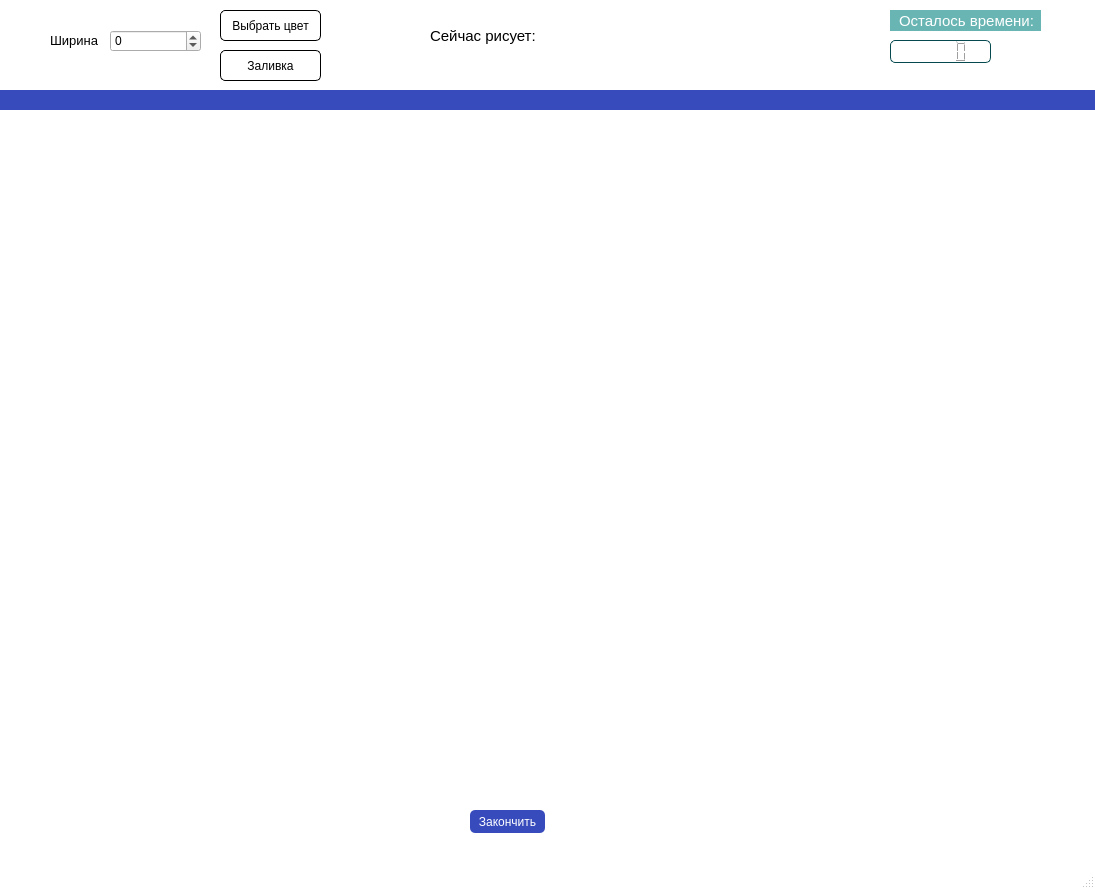
<?xml version="1.0" encoding="UTF-8"?>
<ui version="4.0">
 <class>MainWindow</class>
 <widget class="QMainWindow" name="MainWindow">
  <property name="geometry">
   <rect>
    <x>0</x>
    <y>0</y>
    <width>1095</width>
    <height>889</height>
   </rect>
  </property>
  <property name="windowTitle">
   <string>Best Painter - Paint</string>
  </property>
  <property name="styleSheet">
   <string notr="true">.QMainWindow {
	background-color: white;
}</string>
  </property>
  <widget class="QWidget" name="centralwidget">
   <widget class="QSpinBox" name="width_sb">
    <property name="geometry">
     <rect>
      <x>110</x>
      <y>30</y>
      <width>91</width>
      <height>22</height>
     </rect>
    </property>
    <property name="styleSheet">
     <string notr="true">.QSpinBoxt {
	border: none;

}</string>
    </property>
    <property name="wrapping">
     <bool>true</bool>
    </property>
    <property name="accelerated">
     <bool>true</bool>
    </property>
   </widget>
   <widget class="QLabel" name="label_2">
    <property name="geometry">
     <rect>
      <x>50</x>
      <y>30</y>
      <width>51</width>
      <height>21</height>
     </rect>
    </property>
    <property name="styleSheet">
     <string notr="true">.QLabel {
	font-size: 13px;
}</string>
    </property>
    <property name="text">
     <string>Ширина</string>
    </property>
   </widget>
   <widget class="QPushButton" name="set_color_btn">
    <property name="geometry">
     <rect>
      <x>220</x>
      <y>10</y>
      <width>101</width>
      <height>31</height>
     </rect>
    </property>
    <property name="styleSheet">
     <string notr="true">.QPushButton {
	border:1px solid black;
	border-radius: 5px;
	background-color: white;
}

.QPushButton:hover {
		background-color: #1fa4a6;
}</string>
    </property>
    <property name="text">
     <string>Выбрать цвет</string>
    </property>
   </widget>
   <widget class="QLabel" name="label_5">
    <property name="geometry">
     <rect>
      <x>430</x>
      <y>20</y>
      <width>241</width>
      <height>31</height>
     </rect>
    </property>
    <property name="font">
     <font>
      <pointsize>11</pointsize>
     </font>
    </property>
    <property name="text">
     <string>Сейчас рисует:</string>
    </property>
   </widget>
   <widget class="QLabel" name="label_4">
    <property name="geometry">
     <rect>
      <x>890</x>
      <y>10</y>
      <width>151</width>
      <height>21</height>
     </rect>
    </property>
    <property name="font">
     <font>
      <pointsize>-1</pointsize>
     </font>
    </property>
    <property name="styleSheet">
     <string notr="true">.QLabel {
	background-color: #69b5b3;
	color: white;
	font-size: 15px;
	padding-left: 5px;
}</string>
    </property>
    <property name="text">
     <string>Осталось времени:</string>
    </property>
   </widget>
   <widget class="QLCDNumber" name="time_lcn">
    <property name="geometry">
     <rect>
      <x>890</x>
      <y>40</y>
      <width>101</width>
      <height>23</height>
     </rect>
    </property>
    <property name="styleSheet">
     <string notr="true">.QLCDNumber {
	border: 1px solid #06494f;
	border-radius: 5px;

}</string>
    </property>
   </widget>
   <widget class="QPushButton" name="ok_btn">
    <property name="geometry">
     <rect>
      <x>470</x>
      <y>810</y>
      <width>75</width>
      <height>23</height>
     </rect>
    </property>
    <property name="styleSheet">
     <string notr="true">.QPushButton {
	color: white;
	background-color: #374bbd;

border: none;
border-radius: 5px;
}</string>
    </property>
    <property name="text">
     <string>Закончить</string>
    </property>
   </widget>
   <widget class="QPushButton" name="fill_btn">
    <property name="geometry">
     <rect>
      <x>220</x>
      <y>50</y>
      <width>101</width>
      <height>31</height>
     </rect>
    </property>
    <property name="styleSheet">
     <string notr="true">.QPushButton {
	border:1px solid black;
	border-radius: 5px;
	background-color: white;
}
.QPushButton:hover {
		background-color: #1fa4a6;
}</string>
    </property>
    <property name="text">
     <string>Заливка</string>
    </property>
   </widget>
   <widget class="QLabel" name="ww">
    <property name="geometry">
     <rect>
      <x>0</x>
      <y>90</y>
      <width>1101</width>
      <height>20</height>
     </rect>
    </property>
    <property name="font">
     <font>
      <pointsize>12</pointsize>
     </font>
    </property>
    <property name="styleSheet">
     <string notr="true">.QLabel {
	background-color: #374bbd;
	height: 20px;
}</string>
    </property>
    <property name="text">
     <string/>
    </property>
   </widget>
   <widget class="QLabel" name="word_lbl">
    <property name="geometry">
     <rect>
      <x>450</x>
      <y>160</y>
      <width>191</width>
      <height>21</height>
     </rect>
    </property>
    <property name="font">
     <font>
      <pointsize>17</pointsize>
     </font>
    </property>
    <property name="styleSheet">
     <string notr="true"/>
    </property>
    <property name="text">
     <string/>
    </property>
   </widget>
   <widget class="QLabel" name="cur_player_lbl">
    <property name="geometry">
     <rect>
      <x>460</x>
      <y>50</y>
      <width>41</width>
      <height>16</height>
     </rect>
    </property>
    <property name="styleSheet">
     <string notr="true">.QLabel {
	font-size: 15px;
}</string>
    </property>
    <property name="text">
     <string/>
    </property>
   </widget>
  </widget>
  <widget class="QMenuBar" name="menubar">
   <property name="geometry">
    <rect>
     <x>0</x>
     <y>0</y>
     <width>1095</width>
     <height>21</height>
    </rect>
   </property>
  </widget>
  <widget class="QStatusBar" name="statusbar"/>
 </widget>
 <resources/>
 <connections/>
</ui>
